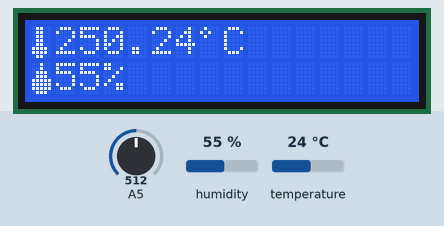
This sketch was run on a simulated Arduino Uno, built with avr-gcc and run on an emulated ATmega328P. Parts: 16×2 character LCD. The inputs (shaded band) are chosen by the test bench; at power-on: A5 = 512, humidity 55 %, temperature 24 °C.

Above: at 2.8 s.
2.9 s: A5 set to 217
At 8.1 s:
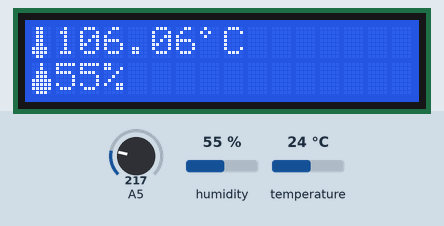
8.8 s: A5 set to 189
At 13.5 s:
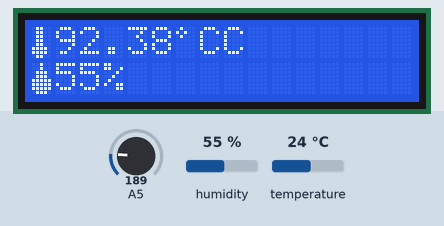
13.9 s: A5 set to 22
At 18.7 s:
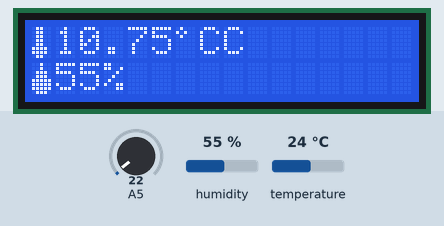
19.0 s: A5 set to 19
At 23.0 s:
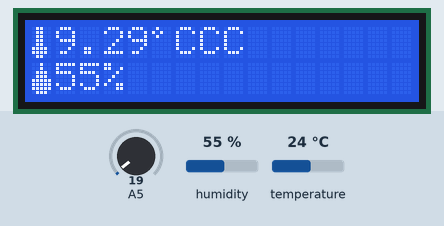
24.2 s: humidity set to 22 %
At 28.4 s:
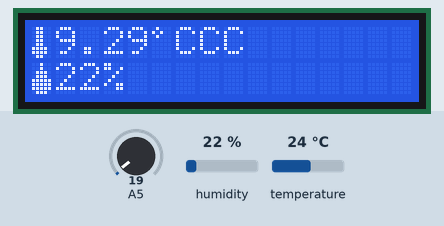
29.3 s: humidity set to 40 %
At 33.7 s:
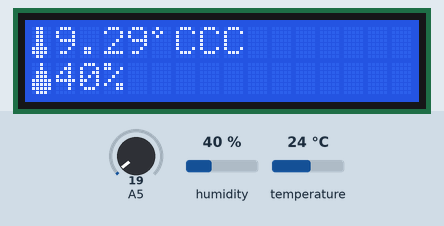
Timing chart, 0 to 35.2 s (numbered marks = the images above; inputs shaded):
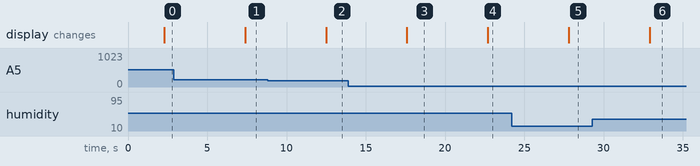

The sketch:

weather-station.ino
```cpp
#include <LiquidCrystal.h>
#include <TimerOne.h>
#include "DHT.h"

// LCD object creation
LiquidCrystal lcd(7, 8, 9, 10, 11, 12);

// humidity sensor declaration
DHT dht;

// Custom characters
byte celcius[8] ={
  0b01000,
  0b10100,
  0b01000,
  0b00000,
  0b00000,
  0b00000,
  0b00000,
  0b00000
};

byte thermometer[8] ={
  B01100,
  B01100,
  B01100,
  B01100,
  B01100,
  B11110,
  B11110,
  B01100
};

byte drop[8] = {
  B00100,
  B00100,
  B01110,
  B01110,
  B11111,
  B11111,
  B11111,
  B01110
};

// global variables

float temperature = 0;
int humidity = 0;


void setup() {
  // LCD initialization
  lcd.begin(16, 2);
  lcd.clear();

  // loading custom chars
  lcd.createChar(0, celcius);
  lcd.createChar(1, thermometer);
  lcd.createChar(2, drop);

  // Pin modes
  pinMode(A5, INPUT);

  // DHT setup
  dht.setup(2);

  // Starting a timer for communication via Serial
  Timer1.initialize(1000000);
  Timer1.attachInterrupt(listen);

  // Serial monitor for debug
  Serial.begin(9600);

  // waitng for the DHT11 to make a first reading

  delay(1100);
}

void loop() {
  // measure the values of temperature and humidity
  humidity = dht.getHumidity();

  // delay for communication
  delay(1100);

  float volt = analogRead(A5);
  temperature = volt/1023*5 * 100;

  // Print the measured values on LCD screen
  lcd.setCursor(0, 0);
  lcd.write(1);
  lcd.print(temperature);
  lcd.write(byte(0));
  lcd.print("C");

  lcd.setCursor(0, 1);
  lcd.write(2);
  lcd.print(humidity);
  lcd.print("%");
  // The DHT11 allows for measurements every 1 second, but for now it will be enough to measure around every 5 seconds
  // (4 delay and 1 waiting for humidity sensor readings)
  delay(4000);
}

void listen(){
   // Checks if there is something to read on a Serial
  if (Serial.available()) {
        String cmd = Serial.readStringUntil('\n');

        // When 'GET' command is sent,
        // send the current data to server
        if (cmd == "GET"){
            Serial.print(temperature);
            Serial.print(";");
            Serial.println(humidity);
        }
  }
}
```

Measured:
- the behaviour switches between 205 and 204 on A5 (found by bisection; images 1 and 2)
- the behaviour switches between 21 and 20 on A5 (found by bisection; images 3 and 4)
- after the input at 2.9 s, the display: changes after 4.5 s (image 1)
- after the input at 8.8 s, the display: changes after 3.7 s (image 2)
- after the input at 13.9 s, the display: changes after 3.7 s (image 3)
- after the input at 19.0 s, the display: changes after 3.7 s (image 4)
- after the input at 24.2 s, the display: changes after 3.6 s (image 5)
- after the input at 29.3 s, the display: changes after 3.6 s (image 6)
